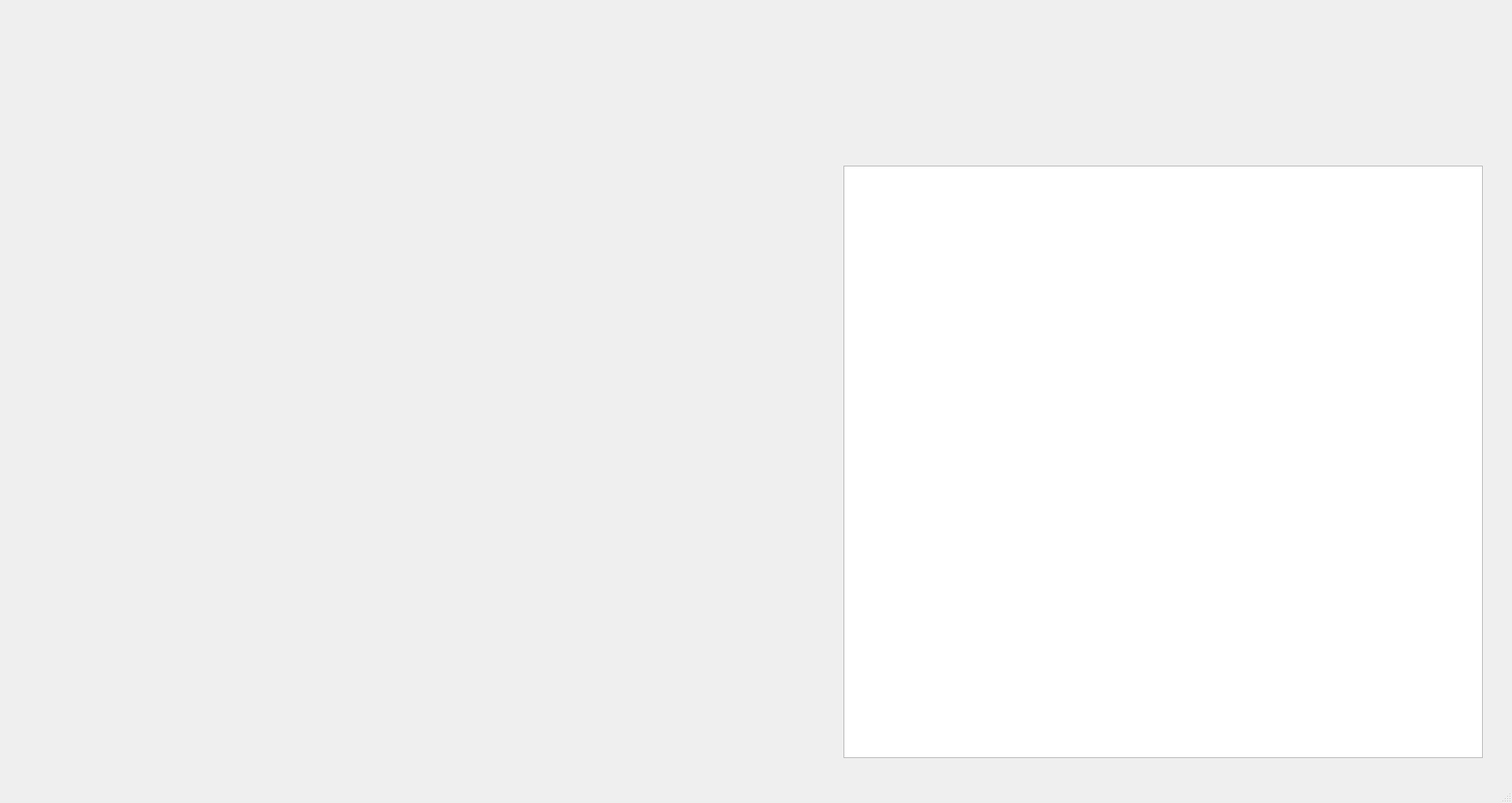
<?xml version="1.0" encoding="UTF-8"?>
<ui version="4.0">
 <class>ParkingLot</class>
 <widget class="QMainWindow" name="ParkingLot">
  <property name="enabled">
   <bool>true</bool>
  </property>
  <property name="geometry">
   <rect>
    <x>0</x>
    <y>0</y>
    <width>1918</width>
    <height>1018</height>
   </rect>
  </property>
  <property name="sizePolicy">
   <sizepolicy hsizetype="Expanding" vsizetype="Expanding">
    <horstretch>0</horstretch>
    <verstretch>0</verstretch>
   </sizepolicy>
  </property>
  <property name="minimumSize">
   <size>
    <width>0</width>
    <height>0</height>
   </size>
  </property>
  <property name="windowTitle">
   <string>ParkingLot</string>
  </property>
  <widget class="QWidget" name="centralwidget">
   <widget class="QLabel" name="label">
    <property name="geometry">
     <rect>
      <x>0</x>
      <y>-10</y>
      <width>1918</width>
      <height>1031</height>
     </rect>
    </property>
    <property name="sizePolicy">
     <sizepolicy hsizetype="Preferred" vsizetype="Preferred">
      <horstretch>0</horstretch>
      <verstretch>0</verstretch>
     </sizepolicy>
    </property>
    <property name="minimumSize">
     <size>
      <width>900</width>
      <height>1018</height>
     </size>
    </property>
    <property name="styleSheet">
     <string notr="true">background-image: url(:/images/images/Parking Floor HD.png);</string>
    </property>
    <property name="text">
     <string/>
    </property>
   </widget>
   <widget class="QTableView" name="tableView">
    <property name="geometry">
     <rect>
      <x>1070</x>
      <y>210</y>
      <width>811</width>
      <height>751</height>
     </rect>
    </property>
   </widget>
  </widget>
  <widget class="QMenuBar" name="menubar">
   <property name="geometry">
    <rect>
     <x>0</x>
     <y>0</y>
     <width>1918</width>
     <height>25</height>
    </rect>
   </property>
  </widget>
  <widget class="QStatusBar" name="statusbar"/>
 </widget>
 <resources/>
 <connections/>
</ui>
